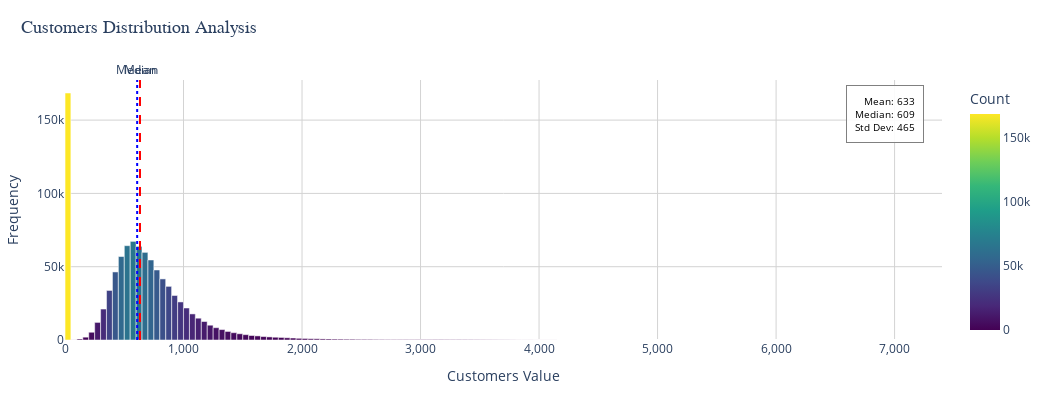

The code cell stored with this chart in its notebook:
### Markdown cell above
### 3.4 Customers Distribution

### Code cell
# Create histogram bins more efficiently
max_sales = df_features['customers'].max()
bin_width = 50
bins = np.arange(0, max_sales + bin_width, bin_width)

# Calculate histogram
counts, bin_edges = np.histogram(df_features['customers'], bins=bins)
bin_centers = 0.5 * (bin_edges[:-1] + bin_edges[1:])

# Create improved bar chart
fig = px.bar(
    x=bin_centers, 
    y=counts,
    labels={
        'x': 'Customers Value', 
        'y': 'Frequency',
        'color': 'Count'
    },
    title='Customers Distribution',
    color=counts,  # Color gradient based on frequency
    color_continuous_scale='viridis'
)

# Enhanced styling
fig.update_layout(
    title={
        'text': 'Customers Distribution Analysis',
        'x': 0.02,
        'xanchor': 'left',
        'y': 0.95,
        'yanchor': 'top',
        'font': {'size': 18, 'family': 'Arial, sans-serif'}
    },
    xaxis_title='Customers Value',
    yaxis_title='Frequency',
    bargap=0.02,  # Minimal gap for histogram effect
    font=dict(size=12),
    plot_bgcolor='white',
    width=1050,
    height=400,
    margin=dict(t=80, b=60, l=60, r=60),
    # FIXED: Proper axis formatting for px.bar figures
    xaxis=dict(
        tickformat=',',  # Add thousands separator
        showgrid=True,
        gridwidth=1,
        gridcolor='lightgray'
    ),
    yaxis=dict(
        showgrid=True,
        gridwidth=1,
        gridcolor='lightgray'
    )
)

# Improve trace styling
fig.update_traces(
    marker_line_width=0.5,
    marker_line_color='white'
)

# Add statistical annotations
mean_sales = df_features['customers'].mean()
median_sales = df_features['customers'].median()
std_sales = df_features['customers'].std()

fig.add_annotation(
    text=f"Mean: {mean_sales:,.0f}<br>Median: {median_sales:,.0f}<br>Std Dev: {std_sales:,.0f}",
    xref="paper", yref="paper",
    x=0.98, y=0.98,
    xanchor="right", yanchor="top",
    showarrow=False,
    font=dict(size=10, color="black"),
    align="right",
    bgcolor="rgba(255,255,255,0.9)",
    bordercolor="gray",
    borderwidth=1,
    borderpad=8
)

# Add vertical lines for mean and median
fig.add_vline(
    x=mean_sales, 
    line_dash="dash", 
    line_color="red",
    annotation_text="Mean",
    annotation_position="top"
)

fig.add_vline(
    x=median_sales, 
    line_dash="dot", 
    line_color="blue",
    annotation_text="Median",
    annotation_position="top"
)

fig.show()

# Print summary statistics
print("\nCustomers Distribution Summary:")
print("-" * 40)
print(f"Total Records: {len(df_features):,}")
print(f"Min Customers: {df_features['customers'].min():,}")
print(f"Max Customers: {df_features['customers'].max():,}")
print(f"Mean Customers: {mean_sales:,.2f}")
print(f"Median Customers: {median_sales:,.2f}")
print(f"Standard Deviation: {std_sales:,.2f}")
print(f"Bin Width: {bin_width}")
print(f"Number of Bins: {len(counts)}")

### Figure 1 — Plotly figure (JSON) as saved in the notebook; plotly's stock layout.template omitted (floating-point values rounded to 4 significant figures; data arrays with more than 128 entries replaced by an {"elided": "..."} marker saying what was removed)
{"data": [{"hovertemplate": "Customers Value=%{x}<br>Frequency=%{y}<br>Count=%{marker.color}<extra></extra>", "legendgroup": "", "marker": {"color": {"elided": "148 int values"}, "coloraxis": "coloraxis", "line": {"color": "white", "width": 0.5}, "pattern": {"shape": ""}}, "name": "", "orientation": "v", "showlegend": false, "textposition": "auto", "type": "bar", "x": {"elided": "148 float values"}, "xaxis": "x", "y": {"elided": "148 int values"}, "yaxis": "y"}], "layout": {"annotations": [{"align": "right", "bgcolor": "rgba(255,255,255,0.9)", "bordercolor": "gray", "borderpad": 8, "borderwidth": 1, "font": {"color": "black", "size": 10}, "showarrow": false, "text": "Mean: 633<br>Median: 609<br>Std Dev: 465", "x": 0.98, "xanchor": "right", "xref": "paper", "y": 0.98, "yanchor": "top", "yref": "paper"}, {"showarrow": false, "text": "Mean", "x": 632.8, "xanchor": "center", "xref": "x", "y": 1, "yanchor": "bottom", "yref": "y domain"}, {"showarrow": false, "text": "Median", "x": 609, "xanchor": "center", "xref": "x", "y": 1, "yanchor": "bottom", "yref": "y domain"}], "bargap": 0.02, "barmode": "relative", "coloraxis": {"colorbar": {"title": {"text": "Count"}}, "colorscale": [[0, "#440154"], [0.1111, "#482878"], [0.2222, "#3e4989"], [0.3333, "#31688e"], [0.4444, "#26828e"], [0.5556, "#1f9e89"], [0.6667, "#35b779"], [0.7778, "#6ece58"], [0.8889, "#b5de2b"], [1, "#fde725"]]}, "font": {"size": 12}, "height": 400, "legend": {"tracegroupgap": 0}, "margin": {"b": 60, "l": 60, "r": 60, "t": 80}, "plot_bgcolor": "white", "shapes": [{"line": {"color": "red", "dash": "dash"}, "type": "line", "x0": 632.8, "x1": 632.8, "xref": "x", "y0": 0, "y1": 1, "yref": "y domain"}, {"line": {"color": "blue", "dash": "dot"}, "type": "line", "x0": 609, "x1": 609, "xref": "x", "y0": 0, "y1": 1, "yref": "y domain"}], "title": {"font": {"family": "Arial, sans-serif", "size": 18}, "text": "Customers Distribution Analysis", "x": 0.02, "xanchor": "left", "y": 0.95, "yanchor": "top"}, "width": 1050, "xaxis": {"anchor": "y", "domain": [0, 1], "gridcolor": "lightgray", "gridwidth": 1, "showgrid": true, "tickformat": ",", "title": {"text": "Customers Value"}}, "yaxis": {"anchor": "x", "domain": [0, 1], "gridcolor": "lightgray", "gridwidth": 1, "showgrid": true, "title": {"text": "Frequency"}}}}
